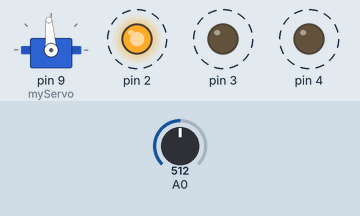
Simulated run of this sketch. Board: Arduino Uno, built with avr-gcc and run on an emulated ATmega328P. Shown: servo, output pins drawn as LEDs (lit = HIGH). Dashed ring = blinking. The inputs (shaded band) are chosen by the test bench; at power-on: A0 = 512. What the sketch prints to the serial monitor is not drawn.

Above: at 1.2 s.
1.3 s: A0 set to 716
At 4.9 s:
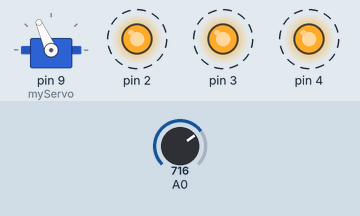
5.5 s: A0 set to 900
At 9.9 s:
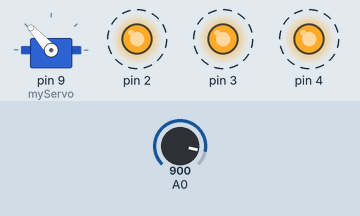
11.5 s: A0 set to 1023
At 14.9 s:
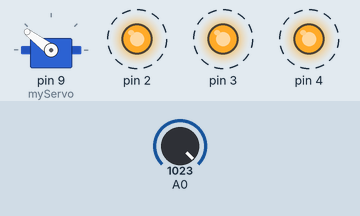
16.5 s: A0 set to 306
At 19.9 s:
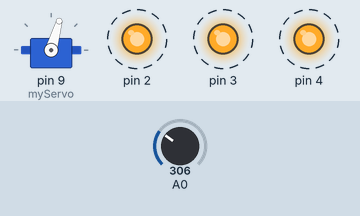
26.5 s: A0 set to 122
At 29.9 s:
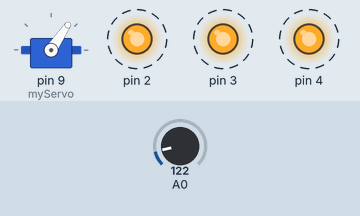
Timing chart, 0 to 32.5 s (numbered marks = the images above; inputs shaded):
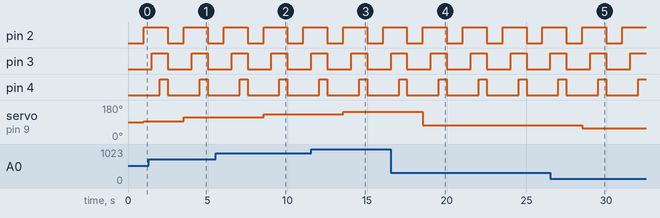

The sketch:

sketch_aug06a.ino
```cpp
char myInput;
#include<Servo.h>

int myNumber;

Servo myServo;

void setup() {
myNumber = 0;
Serial.begin(9600);

  myServo.attach(9);
 pinMode(2, OUTPUT);

  // put your setup code here, to run once:
pinMode(3, OUTPUT);

pinMode(4, OUTPUT);
}
void loop() {
if (Serial.available()) {
myInput = Serial.read();
}
  Serial.println(myInput);
 myNumber = analogRead(0) + 1000;
 Serial.println(myNumber);

 delay(1000);
  myServo.writeMicroseconds(myNumber);

 digitalWrite(2, HIGH);
 delay(500);

 digitalWrite(3, HIGH);
 delay(500);

 digitalWrite(4, HIGH);
 delay(500);

// delay(500);


// delay(500);

 digitalWrite(2, LOW);

 digitalWrite(3, LOW);

 digitalWrite(4, LOW);

 //delay(2000);

 //delay(500);

// delay(500);

  // put your main code here, to run repeatedly:

}
```

Measured:
- after the input at 1.3 s, servo on pin 9 (myServo): 94° → 114° after 2.2 s
- after the input at 5.5 s, servo on pin 9 (myServo): 114° → 132° after 3.0 s
- after the input at 11.5 s, servo on pin 9 (myServo): 132° → 143° after 2.0 s
- after the input at 16.5 s, servo on pin 9 (myServo): 143° → 74° after 2.0 s
- after the input at 26.5 s, servo on pin 9 (myServo): 74° → 56° after 2.0 s
- by itself, pin 2: alternates HIGH for 1.5 s and LOW for 1.0 s
- by itself, pin 3: alternates HIGH for 1.0 s and LOW for 1.5 s
- by itself, pin 4: alternates HIGH for 0.50 s and LOW for 2.0 s
